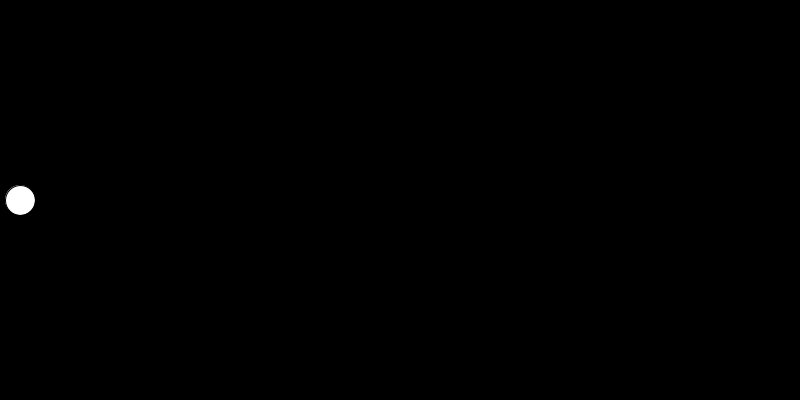
Frame 1 (no input)
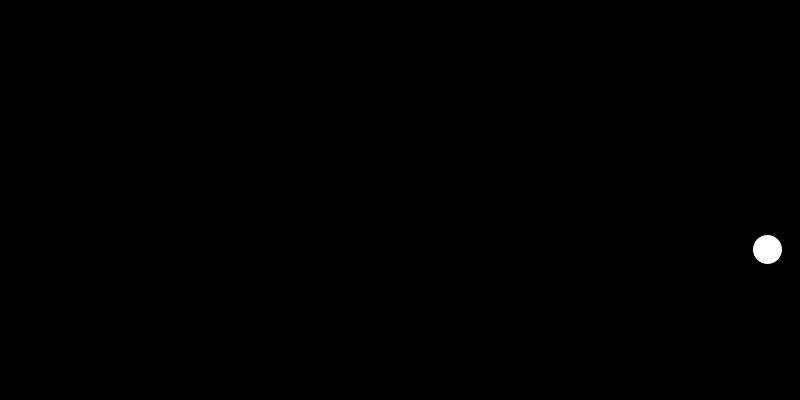
Frame 60 (the mouse pressed at the canvas centre just before this capture)
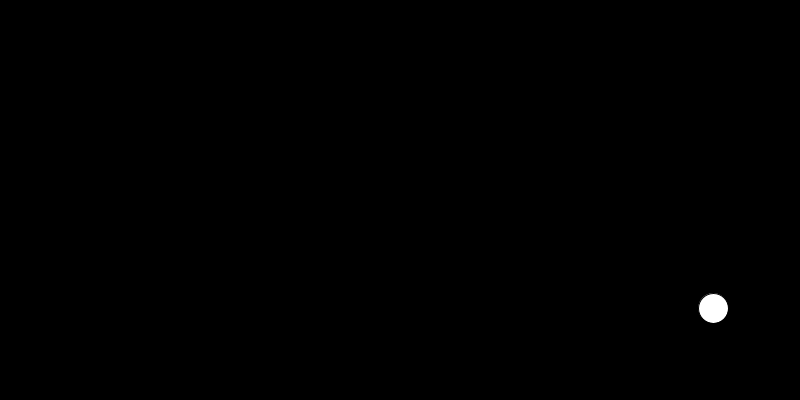
Frame 120 (the mouse held since frame 60 and released just before this capture)

The Processing sketch that drew these frames (run headless with seeded random() and noise(); from frame 60 on, the mouse is pressed at the canvas centre):

// Processing sketch: C_letsuseradians
// ── C_letsuseradians.pde

float thex;
float they;

float d; // velocity
float t; // angle


void setup()
{
 size(800, 400);
 
 background(0);
 
 thex = 20;
 they = 200;
 
 d = random(5, 20); // random velocity
 t = random(0, TWO_PI); // random angle
  
  
}

void draw()
{
  background(0);
  fill(255);
  
  ellipse(thex, they, 30, 30);
 
   thex = thex+d*cos(t);
   they = they+d*sin(t);
   
   // let's make it wrap
   if(thex>width) thex=0;
   if(thex<0) thex=width;
   if(they>height) they=0;
   if(they<0) they=height;
  
  
}
